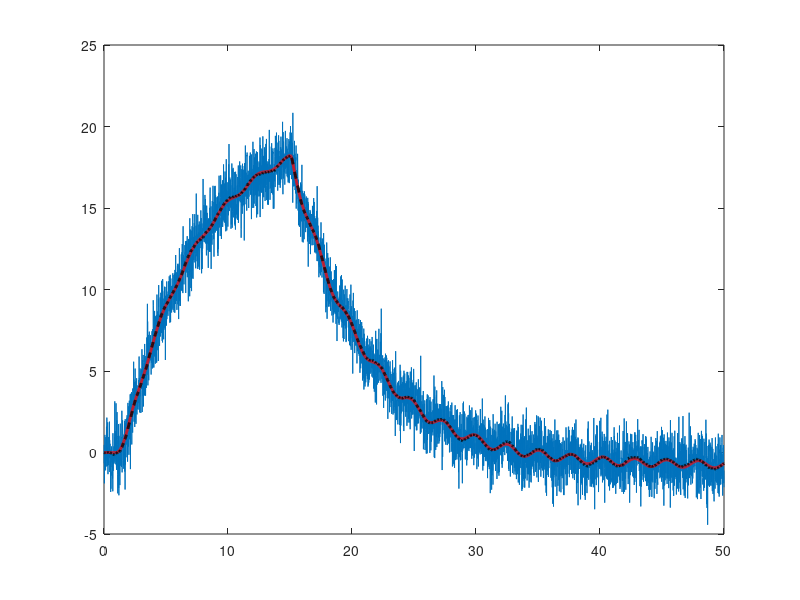
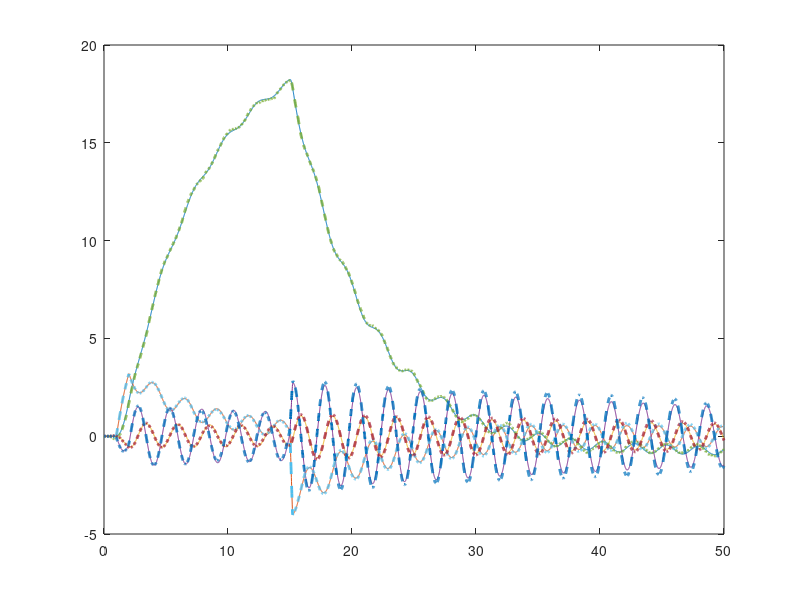

Write the MATLAB code that produced these figures, in order.
clc; clear; close all;

m = 1;
M = 5;
L = 2;
g = -10;
d = 1;

s = -1;

A = [0 1 0 0;
     0 -d/M -m*g/M 0;
     0 0 0 1;
     0 -s*d/(M*L) -s*(m+M)*g/(M*L) 0];

B = [0; 1/M; 0; s*1/(M*L)];

C = [1 0 0 0];

D = zeros(size(C,1), size(B,2));

%% Augment system with disturbances and noise
Vd = .1*eye(4); % disturbance covariance
Vn = 1;

BF = [B Vd 0*B];

sysC = ss(A,BF,C,[0 0 0 0 0 Vn]);       % build state space system

sysFullOutput = ss(A,BF,eye(4),zeros(4,size(BF,2)));

%% Build Kalman filter
[Kf,P,E] = lqe(A,Vd,C,Vd,Vn);
Kf = (lqr(A',C',Vd,Vn))';

sysKF = ss(A-Kf*C,[B Kf],eye(4),0*[B Kf]);
 
%% Estimate linearized system in "down" position (Gantry crane)
dt = .01;
t = dt:dt:50;

uDIST = randn(4,size(t,2));

uNOISE = randn(size(t));
u = 0*t;
u(100:200) = 20;       % Impulse
u(1500:1520) = -100;    % Impulse

uAUG = [u; Vd*Vd*uDIST; uNOISE];

[y, t] = lsim(sysC,uAUG,t);
plot(t,y);

[xtrue,t] = lsim(sysFullOutput,uAUG,t);
hold on
plot(t,xtrue(:,1),'r','LineWidth', 2.0);

%% Kalman filter estimate
[x,t] = lsim(sysKF, [u; y'], t);
plot(t,x(:,1),'k--','LineWidth', 2.0);

figure
plot(t,xtrue, '-',t,x,'--','LineWidth', 2.0);





